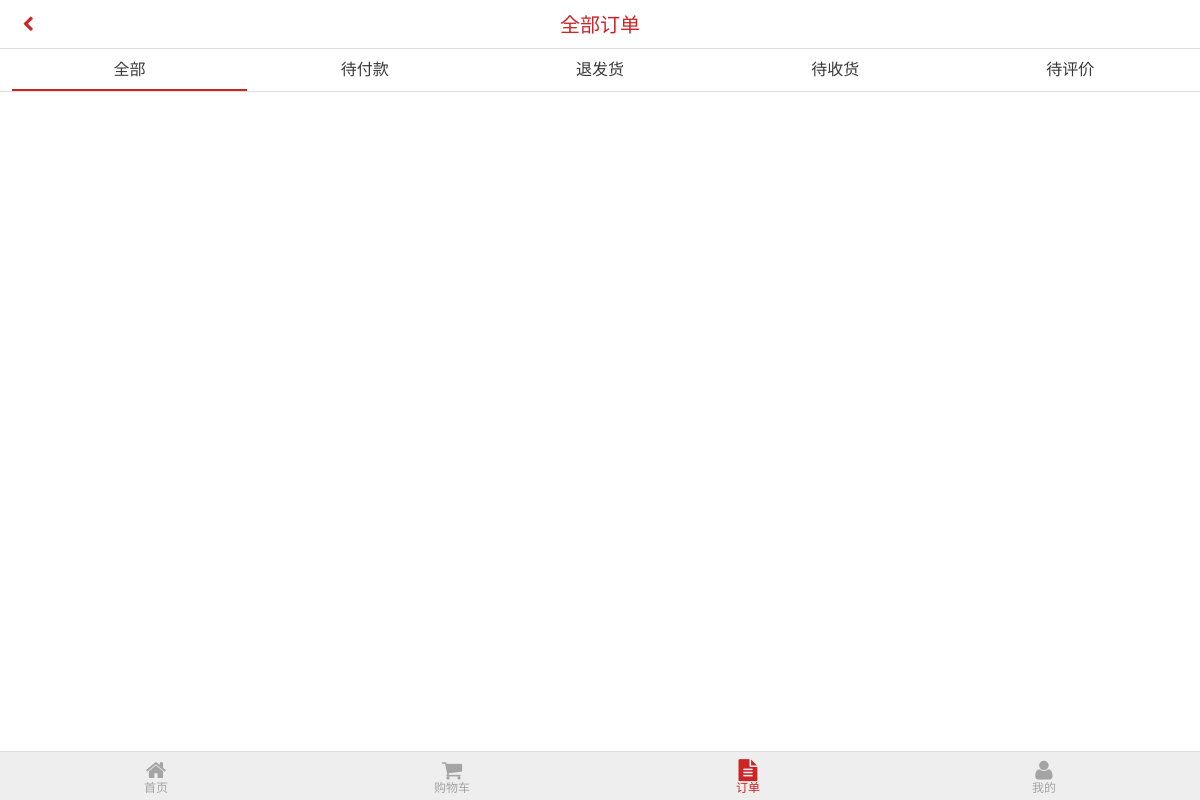
Page /allorder.html (signed in) on the earlier database version.
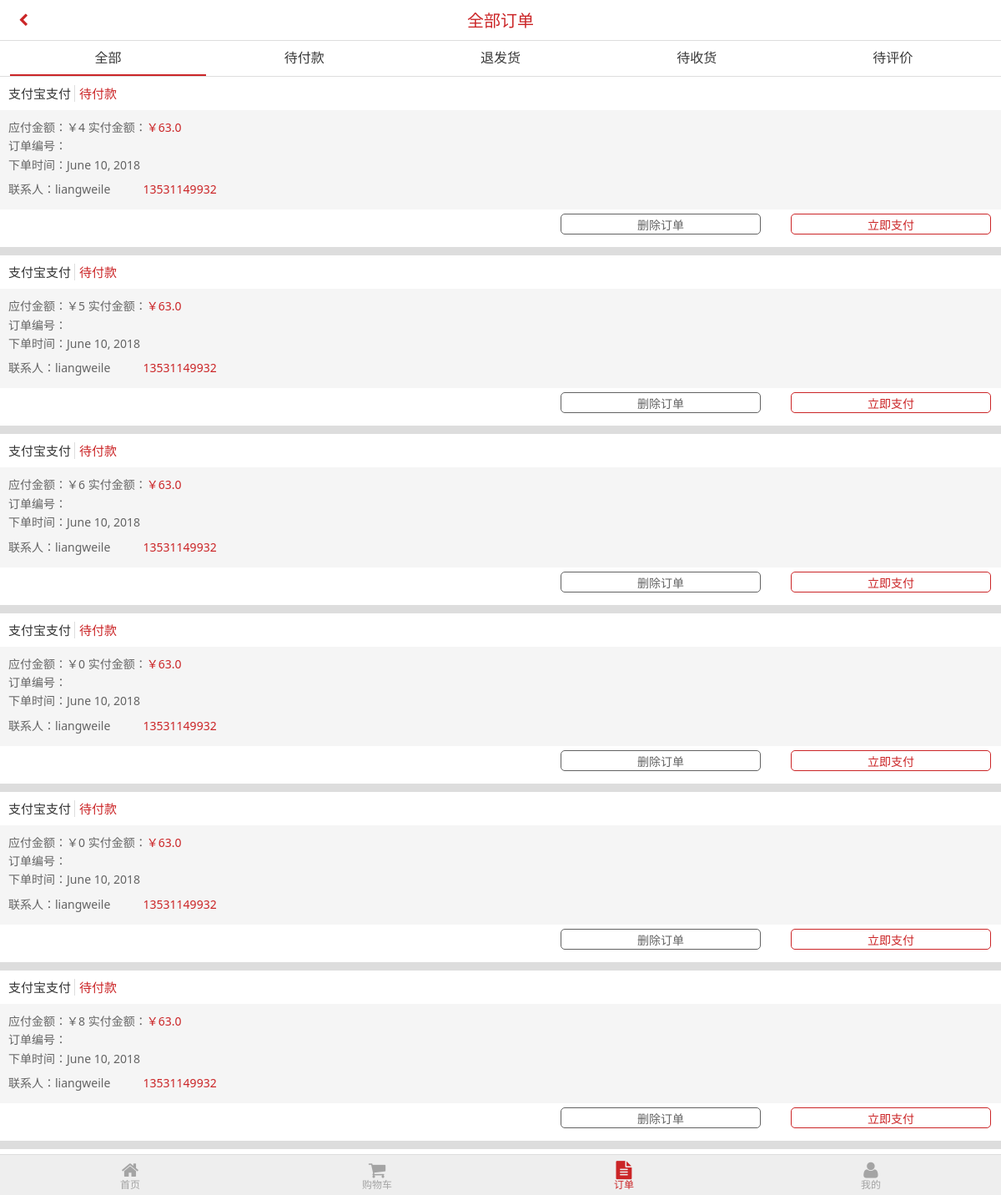
Same page on the later database version.
### Shop/models.py (models this page shows, shortened)
class order(models.Model):
    pay_method = models.CharField(max_length=159, default='')
    order_id = models.CharField(max_length=150, default='')
    statue = models.CharField(max_length=150, default='待付款')
    order_time = models.DateField(auto_now=True)
    order_price = models.IntegerField(default=0)
    order_price_pay = models.IntegerField(default=0)
    user = models.ForeignKey(settings.AUTH_USER_MODEL, on_delete=models.CASCADE)
    order_pk = models.ForeignKey(consignee, on_delete=models.CASCADE, null=True, blank=True)

class consignee(models.Model):
    consignee_id = models.CharField(max_length=150, default='')
    consignee_sign = models.BooleanField(default=False)
    consignee_name = models.CharField(max_length=150, default='')
    consignee_address = models.CharField(max_length=150, default='')
    consignee_phone = models.CharField(max_length=150, default='')
    user = models.ForeignKey(settings.AUTH_USER_MODEL, on_delete=models.CASCADE)
    def __str__(self):
        return self.consignee_name

### Shop/views.py (the view)
# urls.py: path('allorder.html', views.allorder),
@login_required
def allorder(req):
    if req.POST:
        user = User.objects.get(username=req.user.username)
        statue = req.POST['statue']
        orders = user.order_set.filter(statue=statue)
        return render(req, 'allorder.html',{"orders":orders,"statue":req.POST['statue']})
    user = User.objects.get(username=req.user.username)
    orders = user.order_set.all()
    return render(req, 'allorder.html', {'orders': orders,"statue":"全部"} )

### templates/allorder.html (shortened to what this page needs)
{% load static %}
<!DOCTYPE html>
<html>
	<head>
		<link href="{% static 'css/amazeui.min.css'%}" rel="stylesheet" type="text/css" />
		<link href="{% static 'css/style.css'%}" rel="stylesheet" type="text/css" />
		<link href="{% static 'css/check.css'%}" rel="stylesheet" type="text/css" />
	</head>
	<body>
		<header data-am-widget="header" class="am-header am-header-default sq-head ">
			<div class="am-header-left am-header-nav">
				<a href="javascript:history.back()" class="">
					<i class="am-icon-chevron-left"></i>
				</a>
			</div>
			<h1 class="am-header-title">
  	            <a href="" class="">全部订单</a>
            </h1>
	    </header>
	    <div style="height: 49px;"></div>
		{% if statue == "全部" %}
		<ul class="order-style">
	    	<li class="current"><a href="allorder.html">全部</a></li>
	    	<li class=""><a href="javascript:post('待付款')">待付款</a></li>
	    	<li class=""><a href="javascript:post('退发货')">退发货</a></li>
	    	<li class=""><a href="javascript:post('待收货')">待收货</a></li>
	    	<li class=""><a href="javascript:post('待评价')">待评价</a></li>
	    </ul>
		{% endif %}
		{% for order in orders%}
		{% if order.statue == "待付款" %}
	    <div class="c-comment">
			<span class="c-comment-num">支付宝支付</span>
			<span class="c-comment-suc">待付款</span>
		</div>
		<div class="c-comment-list" style="border: 0;">
			<a href="javascript:orderdetail('{{order.order_id}}')">
			<p>应付金额：￥{{order.order_price}}     实付金额：<span>￥63.0</span></p>
			<p>订单编号：{{order.order_id}}</p>
			<p>下单时间：{{order.order_time}}</p>
			<p>联系人：{{order.order_pk}}       <span><i class="iconfont">&#xe603</i>{{order.order_pk.consignee_phone}}</span></p>
            </a>
		</div>
		<div class="c-com-btn">
			<a href="javascript:pay('{{order.order_id}}')" class="oncepay">立即支付</a>
			<a href="javascript:del('{{order.order_id}}')" class="canelpay">删除订单</a>
		</div>
		<div class="clear"></div>
		{% endif %}
		{% endfor %}
 <div style="height:55px;"></div>
 <div data-am-widget="navbar" class="am-navbar am-cf am-navbar-default sq-foot am-no-layout" id="">
      <ul class="am-navbar-nav am-cf am-avg-sm-5">
          <li>
            <a href="index.html" class="">
                <span class="am-icon-home"></span>
                <span class="am-navbar-label">首页</span>
            </a>
          </li>
          <li>
            <a href="shopcart.html" class="">
                <span class="am-icon-shopping-cart"></span>
                <span class="am-navbar-label">购物车</span>
            </a>
          </li>
          <li>
            <a href="allorder.html" class="curr">
                <span class="am-icon-file-text"></span>
                <span class="am-navbar-label">订单</span>
            </a>
          </li>
          <li>
            <a href="member.html" class="">
                <span class="am-icon-user"></span>
                <span class="am-navbar-label">我的</span>
            </a>
          </li>
      </ul>
</div>
	</body>
</html>

Differences in the rows shown:
added order: order_price "4", order_time "June 10, 2018", order_pk "liangweile", order_pk.consignee_phone "13531149932"
added order: order_price "5", order_time "June 10, 2018", order_pk "liangweile", order_pk.consignee_phone "13531149932"
added order: order_price "6", order_time "June 10, 2018", order_pk "liangweile", order_pk.consignee_phone "13531149932"
added order: order_price "0", order_time "June 10, 2018", order_pk "liangweile", order_pk.consignee_phone "13531149932"
added order: order_price "0", order_time "June 10, 2018", order_pk "liangweile", order_pk.consignee_phone "13531149932"
added order: order_price "8", order_time "June 10, 2018", order_pk "liangweile", order_pk.consignee_phone "13531149932"
